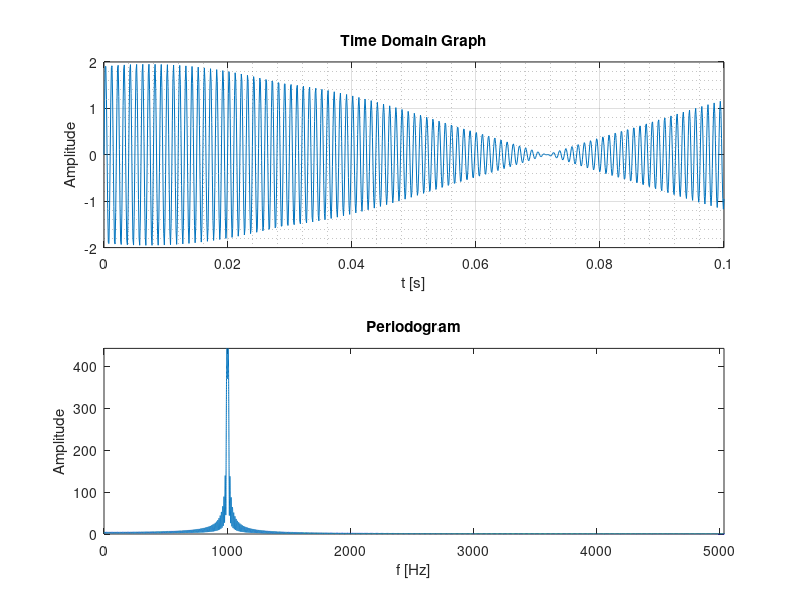

The MATLAB source for this figure:
%% PRACTICE 9.3. Independence of frequency resolution with respect to component values

clc; clear all; close all;
f1 = 1000;
f2 = 1007;
duration = 0.1; 
Fs = 10 * f2; 
Ts = 1 / Fs;
% Time base (discrete)
tn = 0:Ts:duration;
xn = sin(2*pi*f1*tn) + sin(2*pi*f2*tn); % Amplitude vector
% Plot (time domain)
figure(1)
subplot(2,1,1)
plot(tn, xn)
grid on; grid minor
title('Time Domain Graph');
xlabel('t [s]');
ylabel('Amplitude');
% Frequency domain (periodogram)
N = length(xn); % number of samples of the discretized signal
FACTOR = 128;
nFFT = 2^(ceil(log2(N))) * FACTOR;
Xn = fft(xn, nFFT); % nFFT complex values
% Periodogram = magnitude(fft)
periodogram_1 = abs(Xn); % Xn has nFFT points
% Frequency axis
f = linspace(0, Fs, nFFT);
% Plot (periodogram)
subplot(2,1,2)
plot(f, periodogram_1);
axis([0 Fs/2 0 max(periodogram_1)]); % Xmin Xmax Ymin Ymax
title('Periodogram');xlabel('f [Hz]'); ylabel('Amplitude')
